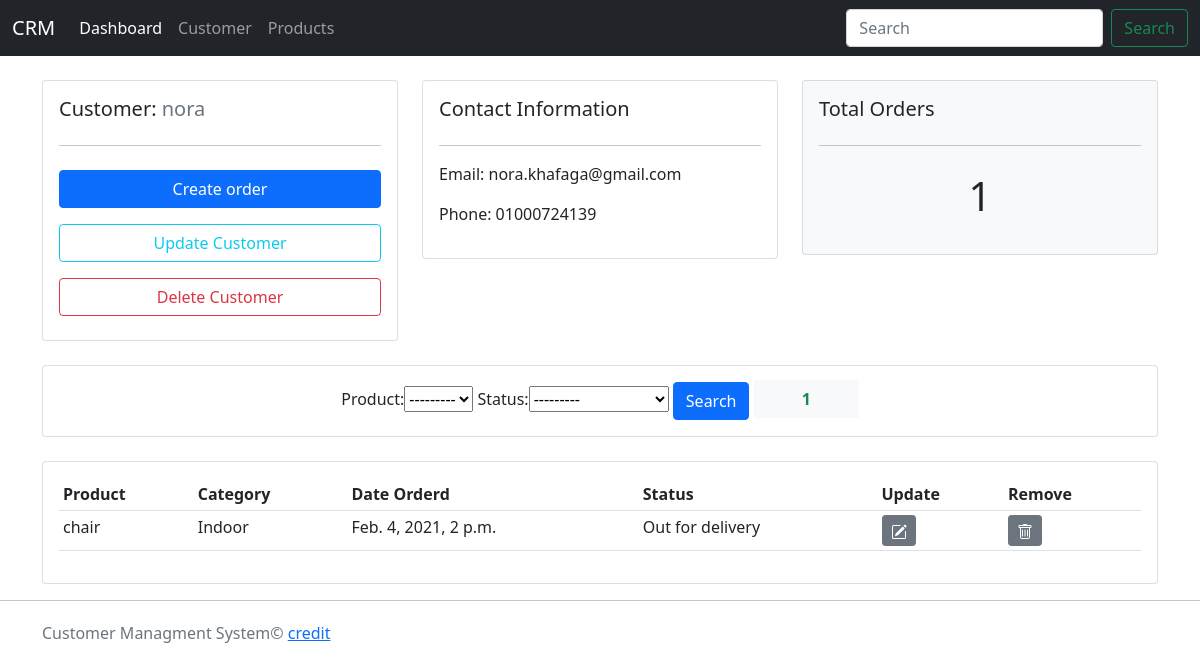
/customer/1, run on an earlier commit of the app's database.
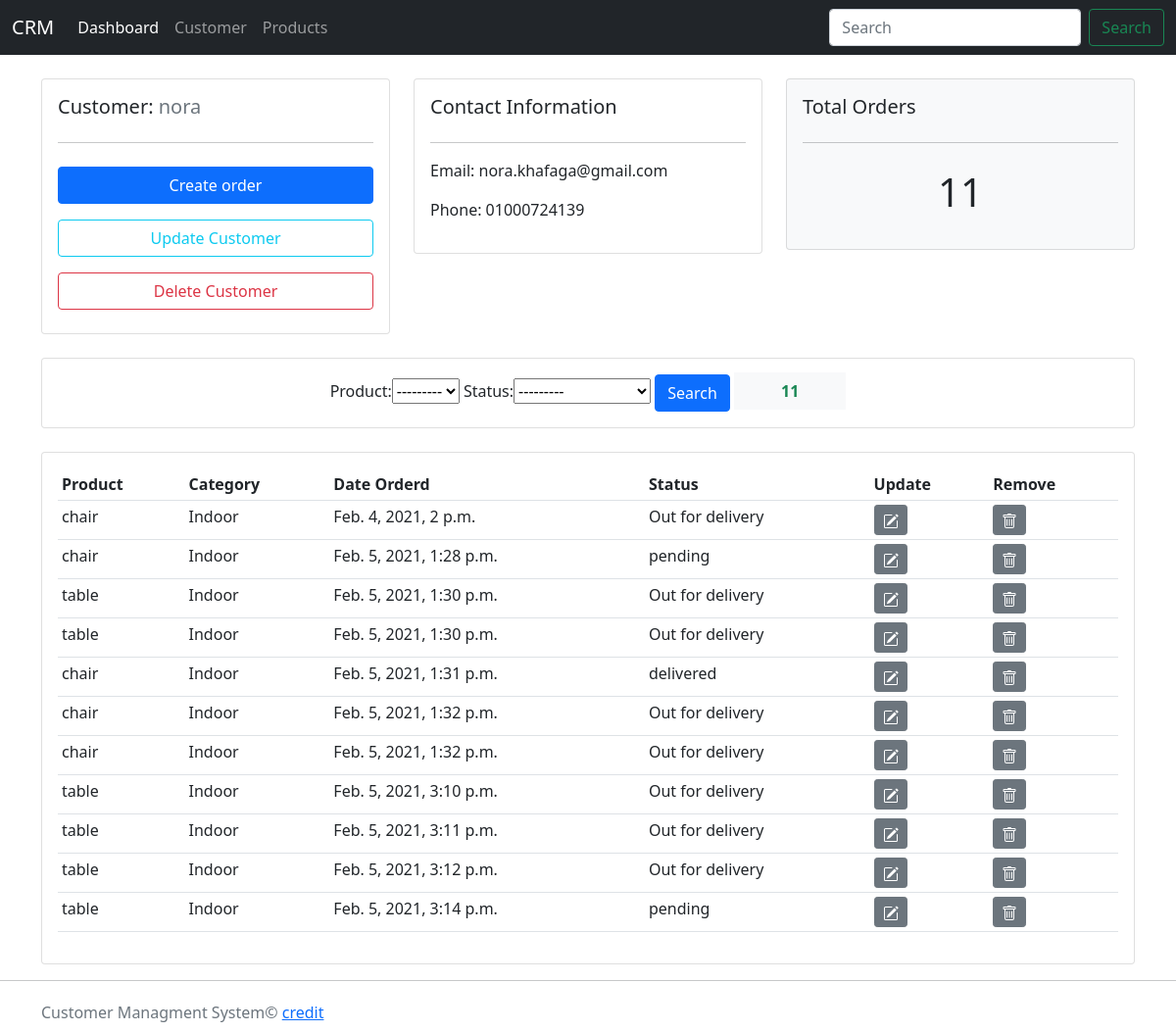
And on a later commit of the database.
### accounts/models.py (models this page shows, shortened)
class Order(models.Model):
    STATUS = (
        ('pending', 'pending'),
        ('Out for delivery', 'Out for delivery'),
        ('delivered', 'delivered'),
    )
    customer = models.ForeignKey(
        Customer, null=True, on_delete=models.SET_NULL)
    product = models.ForeignKey(Product, null=True, on_delete=models.SET_NULL)
    status = models.CharField(max_length=200, null=True, choices=STATUS)
    date_created = models.DateTimeField(auto_now_add=True, null=True)

class Product(models.Model):
    CATEGORY = (
        ('Indoor', 'Indoor'),
        ('Out door', 'Out door'),
    )
    name = models.CharField(max_length=200, null=True)
    price = models.FloatField(null=True)
    category = models.CharField(max_length=200, null=True, choices=CATEGORY)
    description = models.CharField(max_length=200, null=True, blank=True)
    tags = models.ManyToManyField(Tag)
    date_created = models.DateTimeField(auto_now_add=True, null=True)
    def __str__(self):
        return self.name

### accounts/views.py (the view)
# urls.py: path('customer/<str:pk_test>', customer, name='customer'),
def customer(request, pk_test):
    customer = Customer.objects.get(id=pk_test)
    orders = customer.order_set.all()
    order_count = customer.order_set.count()  # orders.count()
    myfilter = OrderFilter(request.GET, queryset=orders)
    orders = myfilter.qs
    searchedOrderCount = orders.count()
    context = {
        'customer': customer,
        'orders': orders,
        'order_count': order_count,
        'myfilter': myfilter,
        'searchedOrderCount': searchedOrderCount
    }
    return render(request, 'accounts/customer.html', context)

### accounts/templates/accounts/customer.html (shortened to what this page needs)
{%extends 'accounts/main.html'%}
{%block content%}
<div class="container mt-4">
    <div class="row">
        <div class="col-md">
            <div class="card card-body">
                <h5>Customer: <span class="text-muted"> {{customer.name}}</span></h5>
                <hr>
                <a class="btn btn-primary my-2" href="{% url 'create_order' customer.id%}">Create order</a>
                <a class="btn btn-outline-info my-2" href="">Update Customer</a>
                <a class="btn btn-outline-danger  my-2" href="">Delete Customer</a>
            </div>
        </div>
        <div class="col-md">
            <div class="card card-body">
                <h5>Contact Information</h5>
                <hr>
                <p>Email: {{customer.email}}</p>
                <p>Phone: {{customer.phone}}</p>
            </div>
        </div>
        <div class="col-md">
            <div class="card card-body bg-light">
                <h5>Total Orders</h5>
                <hr>
                <h1 style="text-align: center;padding: 10px">{{order_count}}</h1>
            </div>
        </div>
    </div>
    <br>
    <div class="row">
        <div class="col">
            <div class="card card-body d-flex justify-content-center align-items-center">
                <form method="get">{% csrf_token%}
                    {{myfilter.form}}
                    <button class="btn btn-primary" type="submit">Search</button>
                    <strong class="px-5 py-2 text-success bg-light">{{searchedOrderCount}}</strong>
                </form>
            </div>
        </div>
    </div>
    <br>
    <div class="row">
        <div class="col-md">
            <div class="card card-body">
                <table class="table table-sm">
                    <tr>
                        <th>Product</th>
                        <th>Category</th>
                        <th>Date Orderd</th>
                        <th>Status</th>
                        <th>Update</th>
                        <th>Remove</th>
                    </tr>
                    {% for order in orders %}
                    <tr>
                        <td>{{order.product}}</td>
                        <td>{{order.product.category}}</td>
                        <td>{{order.date_created}}</td>
                        <td>{{order.status}}</td>
                        <td>
                            <a class="btn btn-sm btn-secondary" href="{%url 'update_order' order.id%}">
                            </a>
                        </td>
                        <td>
                            <a class="btn btn-sm btn-secondary" href="{% url 'delete_order' order.id %}">
                            </a>
                        </td>
                    </tr>
                    {% endfor %}
                </table>
            </div>
        </div>
    </div>
</div>
{%endblock%}

What changed in the data, as far as the page shows it:
added Order: product "chair", product.category "Indoor", date_created "Feb. 5, 2021, 1:28 p.m.", status "pending"
added Order: product "table", product.category "Indoor", date_created "Feb. 5, 2021, 1:30 p.m.", status "Out for delivery"
added Order: product "table", product.category "Indoor", date_created "Feb. 5, 2021, 1:30 p.m.", status "Out for delivery"
added Order: product "chair", product.category "Indoor", date_created "Feb. 5, 2021, 1:31 p.m.", status "delivered"
added Order: product "chair", product.category "Indoor", date_created "Feb. 5, 2021, 1:32 p.m.", status "Out for delivery"
added Order: product "chair", product.category "Indoor", date_created "Feb. 5, 2021, 1:32 p.m.", status "Out for delivery"
added Order: product "table", product.category "Indoor", date_created "Feb. 5, 2021, 3:10 p.m.", status "Out for delivery"
added Order: product "table", product.category "Indoor", date_created "Feb. 5, 2021, 3:11 p.m.", status "Out for delivery"
added Order: product "table", product.category "Indoor", date_created "Feb. 5, 2021, 3:12 p.m.", status "Out for delivery"
added Order: product "table", product.category "Indoor", date_created "Feb. 5, 2021, 3:14 p.m.", status "pending"
Also different on the page:
{{ order_count }}: "1" → "11"
{{ searchedOrderCount }}: "1" → "11"
